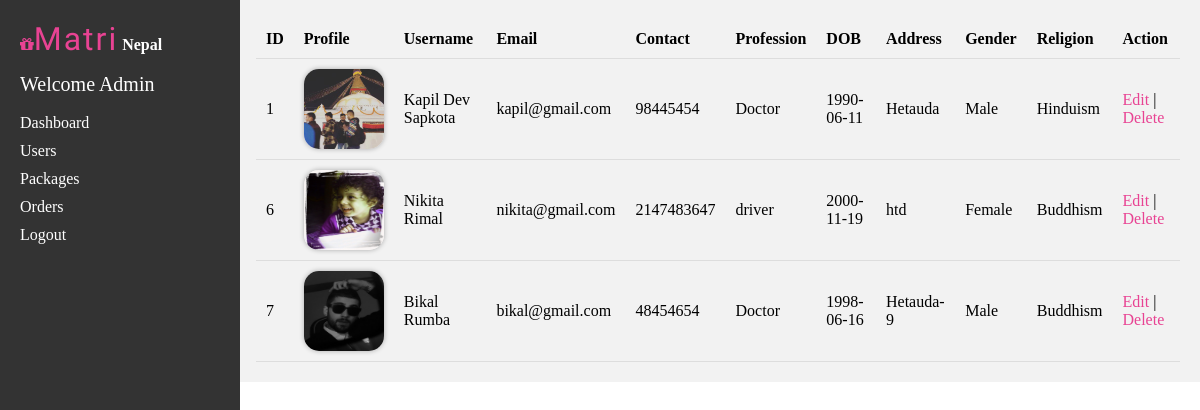
Page /admin/user.php (signed in) on the committed database.
### tables this page shows
CREATE TABLE `users` (
  `id` int(10) NOT NULL,
  `name` varchar(255) NOT NULL,
  `email` varchar(250) NOT NULL,
  `dob` date NOT NULL,
  `password` varchar(250) NOT NULL,
  `contact` int(15) NOT NULL,
  `gender` varchar(30) NOT NULL,
  `religion` varchar(255) NOT NULL,
  `profession` varchar(200) NOT NULL,
  `address` varchar(200) NOT NULL,
  `image` varchar(255) NOT NULL
);

### admin/user.php (the view, shortened to what this page needs)
<?php
include_once 'include/php/sidebar.php';
include '../include/db/auth.php';
?>
<html>
<head>
    <link rel="stylesheet" href="./include/css/style.css">
</head>
<body>
    <div class="admin-panel">
        <div class="admin-container">
            <?php
            $query = "SELECT * FROM users";
            $result = mysqli_query($conn, $query);
            if (mysqli_num_rows($result) > 0) {
                echo "<table>";
                echo "<tr>
                <th>ID</th>
                <th>Profile</th>
                <th>Username</th>
                <th>Email</th>
                <th>Contact</th>
                <th>Profession</th>
                <th>DOB</th>
                <th>Address</th>
                <th>Gender</th>
                <th>Religion</th>
                <th>Action</th>
                </tr>";
                while ($row = mysqli_fetch_assoc($result)) {
                    echo "<tr>";
                    echo "<td>{$row['id']}</td>";
                    echo "<td><img src='../assets/img/{$row['image']}' alt='User Image'></td>";
                    echo "<td>{$row['name']}</td>";
                    echo "<td>{$row['email']}</td>";
                    echo "<td>{$row['contact']}</td>";
                    echo "<td>{$row['profession']}</td>";
                    echo "<td>{$row['dob']}</td>";
                    echo "<td>{$row['address']}</td>";
                    echo "<td>{$row['gender']}</td>";
                    echo "<td>{$row['religion']}</td>";
                    echo "<td><a href='edit.php?id={$row['id']}'>Edit</a> | <a href='./include/php/delete.php?id={$row['id']}'>Delete</a></td>";
                    echo "</tr>";
                }
                echo "</table>";
            } else {
                echo "No users found.";
            }
            ?>
        </div>
    </div>
</body>
</html>

### admin/include/php/sidebar.php (shortened to what this page needs)
<html lang="en">
<head>
    <link rel="stylesheet" href="http://maxcdn.bootstrapcdn.com/font-awesome/4.2.0/css/font-awesome.min.css">
    <link rel="stylesheet" href="./css/style.css">
</head>
<body>
    <div class="admin-panel">
        <aside class="sidebar">
            <div class="logo">
                <i class="fa fa-gift"></i><span>Matri</span> <strong>Nepal</strong>
                <p style="color: white;">Welcome <?php echo $_SESSION['aname']; ?></p>
            </div>
            <br>
            <ul>
                <li><a href="./index.php">Dashboard</a></li>
                <li><a href="./user.php">Users</a></li>
                <li><a href="./packages.php">Packages</a></li>
                <li><a href="./orders.php">Orders</a></li>
                <li><a href="./sesdestroy.php">Logout</a></li>
            </ul>
        </aside>
    </div>
</body>
</html>

### admin/include/css/style.css (style rules this page uses)
body, h1, h2, ul, li, p { margin: 0; padding: 0; }
.admin-panel { display: flex; }
.logo span { color: #e84393; font: normal 5px 'Cookie', cursive; font-size: 2em; letter-spacing: 2px; }
.logo strong { color: white; }
.logo p { margin-top: 15px !important; font-size: 20px !important; }
.logo i { color: #e84393; }
.sidebar { height: 100vh; position: fixed; width: 200px; background-color: #333; color: #fff; padding: 20px; }
.sidebar ul { list-style: none; }
.sidebar ul li { margin-bottom: 10px; }
.sidebar ul li a { color: #fff; text-decoration: none; transition: color 0.3s; }
.admin-container { flex: 1; display: flex; flex-direction: column; margin-left: 236px; padding: 20px; background-color: #f2f2f2; overflow-y: auto; }
table { width: 100%; border-collapse: collapse; }
table img { width: 80px; height: 80px; border-radius: 15px; object-fit: fill; overflow: hidden; box-shadow: 0 0 5px rgba(0, 0, 0, 0.3); }
th, td { padding: 10px; text-align: left; border-bottom: 1px solid #ddd; }
th { background-color: #f2f2f2; }
a { color: #e84393; text-decoration: none; transition: color 0.3s; }

### rows in the picture
users: id "1", image (picture), name "Kapil Dev Sapkota", email "kapil@gmail.com", contact "98445454", profession "Doctor", dob "1990-06-11", address "Hetauda", gender "Male", religion "Hinduism"
users: id "6", image (picture), name "Nikita Rimal", email "nikita@gmail.com", contact "2147483647", profession "driver", dob "2000-11-19", address "htd", gender "Female", religion "Buddhism"
users: id "7", image (picture), name "Bikal Rumba", email "bikal@gmail.com", contact "48454654", profession "Doctor", dob "1998-06-16", address "Hetauda-9", gender "Male", religion "Buddhism"

### other values in the picture
$_SESSION['aname'] "Admin"
